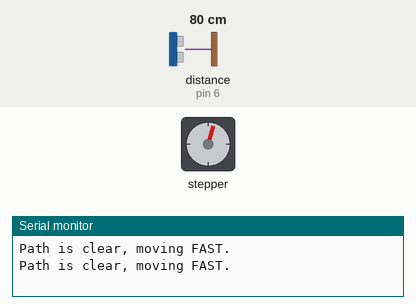
Simulated run of this sketch. Board: Arduino Uno, built with avr-gcc and run on an emulated ATmega328P. Shown: stepper motor, the last lines printed to the serial monitor. Wiring (inferred from the names in the program): ultrasonic range finder: trigger pin 4; echo pin 6. Inputs (shaded band) come from the test bench; at power-on: distance to the obstacle (sensor on pin 6) 80 cm. The echo pulse lasts 58.3 µs per cm; stepper angles assume 2048 steps per turn.

Above: at 1.9 s.
2.0 s: distance to the obstacle (sensor on pin 6) set to 13 cm
At 4.6 s:
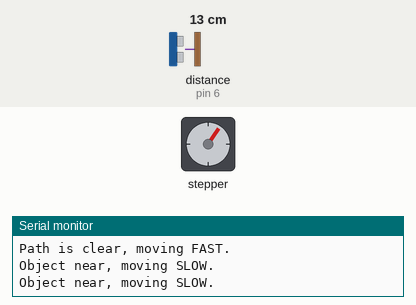
6.3 s: distance to the obstacle (sensor on pin 6) set to 10 cm
At 7.2 s:
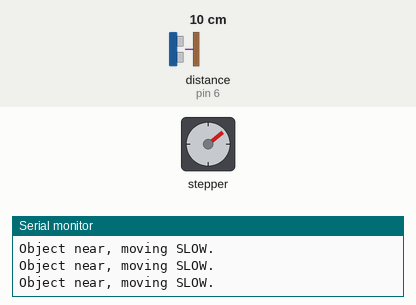
10.2 s: distance to the obstacle (sensor on pin 6) set to 18 cm
14.5 s: distance to the obstacle (sensor on pin 6) set to 23 cm
At 17.1 s:
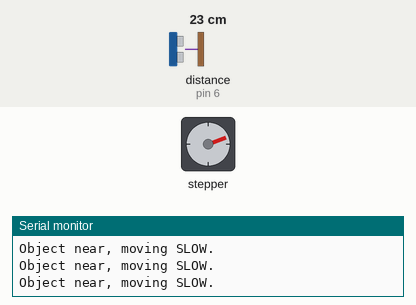
18.8 s: distance to the obstacle (sensor on pin 6) set to 29 cm
Timing chart, 0 to 38.2 s (numbered marks = the images above; inputs shaded):
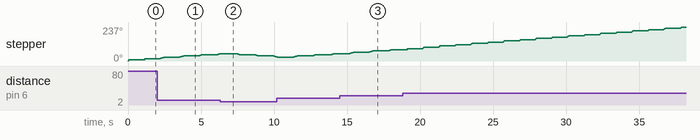

The sketch:

Ultrasonic_Sensor_Script.ino
```cpp
#include <Stepper.h>

// ultrasonic sensor GPIOs
const int trigPin = 4;
const int echoPin = 6;

// define variables to hold data for ultrasonic sensor
long duration;
int distance;

// stepper motor GPIOs
const int In1 = 43;
const int In2 = 44;
const int In3 = 1;
const int In4 = 2;

// the 28BYJ-48 motor has 2048 steps per full revolution
const int stepsPerRevolution = 2048;

// Initialize the stepper library on pins In1 through In4
Stepper myStepper(stepsPerRevolution, In1, In2, In3, In4);

void setup() {
  // put your setup code here, to run once:
  pinMode(trigPin, OUTPUT);
  pinMode(echoPin, INPUT);
  Serial.begin(9600);
}

void loop() {
  // 1. clear the trigPin
  digitalWrite(trigPin, LOW);
  delayMicroseconds(2);

  // 2. send pulse
  digitalWrite(trigPin, HIGH);
  delayMicroseconds(10);
  digitalWrite(trigPin, LOW);

  // 3. read the echoPin to get the travel time of the sound wave
  duration = pulseIn(echoPin, HIGH);

  // 4. Calculate the distance (in centimeters)
  distance = duration * 0.034 / 2;

  // 5. if distance is within bounds print distance, otherwise print "no object"
  if (distance > 25) {
    Serial.print("Path is clear, moving FAST.");
    myStepper.setSpeed(15); // 15 RPM
    myStepper.step(50); // take 50 steps forward
    Serial.println();
  } else if (distance <= 25 && distance > 10) {
    Serial.print("Object near, moving SLOW.");
    myStepper.setSpeed(5); // 5 RPM
    myStepper.step(50); // take 50 steps forward
    Serial.println();
  } else {
    Serial.println("Object imminent. Stopping");
    myStepper.step(-50); // take 50 steps backward
  }

  // add short delay before taking next measurement
  delay(1000);
}
```

Measured:
- the behaviour switches between 12 and 11 cm on distance to the obstacle (sensor on pin 6) (found by bisection; images 1 and 2)
